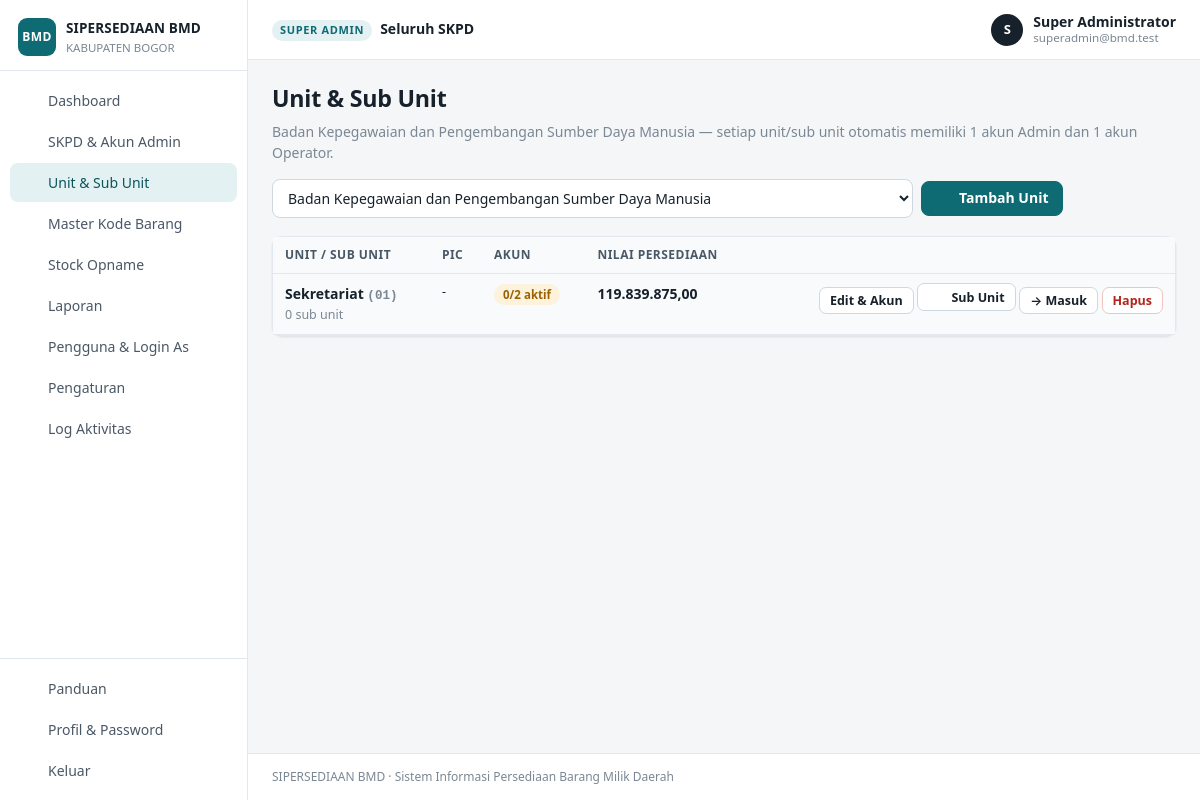
The page /index.php?page=unit (signed in) on the database its author committed.
### tables this page shows
CREATE TABLE users (
  id          INT UNSIGNED NOT NULL AUTO_INCREMENT PRIMARY KEY,
  nama        VARCHAR(150) NOT NULL,
  nip         VARCHAR(30)  NULL,
  email       VARCHAR(150) NULL,
  password    VARCHAR(255) NULL,
  role        ENUM('superadmin','admin_skpd','admin','operator') NOT NULL,
  skpd_id     INT UNSIGNED NULL,
  unit_id     INT UNSIGNED NULL,
  slot        TINYINT UNSIGNED NOT NULL DEFAULT 1,
  is_active   TINYINT(1) NOT NULL DEFAULT 0,
  last_login  DATETIME NULL,
  created_at  DATETIME NOT NULL DEFAULT CURRENT_TIMESTAMP,
  updated_at  DATETIME NULL ON UPDATE CURRENT_TIMESTAMP,
  UNIQUE KEY uk_email (email),
  KEY idx_skpd (skpd_id),
  KEY idx_unit (unit_id),
  CONSTRAINT fk_user_skpd FOREIGN KEY (skpd_id) REFERENCES skpd(id)       ON DELETE CASCADE,
  CONSTRAINT fk_user_unit FOREIGN KEY (unit_id) REFERENCES unit_kerja(id) ON DELETE CASCADE
);

CREATE TABLE skpd (
  id          INT UNSIGNED NOT NULL AUTO_INCREMENT PRIMARY KEY,
  kode        VARCHAR(30)  NULL,
  nama        VARCHAR(200) NOT NULL,
  lokasi      VARCHAR(255) NULL,
  pic         VARCHAR(150) NULL,
  email       VARCHAR(150) NULL,
  telp        VARCHAR(50)  NULL,
  created_at  DATETIME NOT NULL DEFAULT CURRENT_TIMESTAMP,
  updated_at  DATETIME NULL ON UPDATE CURRENT_TIMESTAMP
);

CREATE TABLE unit_kerja (
  id          INT UNSIGNED NOT NULL AUTO_INCREMENT PRIMARY KEY,
  skpd_id     INT UNSIGNED NOT NULL,
  parent_id   INT UNSIGNED NULL,
  level       ENUM('unit','subunit') NOT NULL,
  kode        VARCHAR(30)  NULL,
  nama        VARCHAR(200) NOT NULL,
  lokasi      VARCHAR(255) NULL,
  pic         VARCHAR(150) NULL,
  email       VARCHAR(150) NULL,
  telp        VARCHAR(50)  NULL,
  created_at  DATETIME NOT NULL DEFAULT CURRENT_TIMESTAMP,
  updated_at  DATETIME NULL ON UPDATE CURRENT_TIMESTAMP,
  KEY idx_skpd (skpd_id),
  KEY idx_parent (parent_id),
  CONSTRAINT fk_unit_skpd   FOREIGN KEY (skpd_id)   REFERENCES skpd(id)       ON DELETE CASCADE,
  CONSTRAINT fk_unit_parent FOREIGN KEY (parent_id) REFERENCES unit_kerja(id) ON DELETE CASCADE
);

### index.php (called while the page is built, shortened)
<?php
require_login();
$page = isset($_GET['page']) ? preg_replace('/[^a-z_]/', '', $_GET['page']) : 'dashboard';
require __DIR__ . '/pages/' . $page . '.php';

### core/helpers.php (called while the page is built, shortened)
<?php
function e($s)
{
    return htmlspecialchars((string)$s, ENT_QUOTES, 'UTF-8');
}
function url($page = 'dashboard', array $params = [])
{
    $params = array_merge(['page' => $page], $params);
    return 'index.php?' . http_build_query($params);
}
function input($key, $default = null)
{
    return $default;
}
function input_int($key, $default = 0)
{
    $v = input($key, null);
    return ($v === null || $v === '') ? $default : (int)$v;
}
function rupiah($n, $dec = 2)
{
    return number_format((float)$n, $dec, ',', '.');
}
function setting($key, $default = '')
{
    static $cache = null;
    if ($cache === null) {
        $cache = [];
        foreach (rows('SELECT kunci, nilai FROM pengaturan') as $r) $cache[$r['kunci']] = $r['nilai'];
    }
    return (isset($cache[$key]) && $cache[$key] !== '') ? $cache[$key] : $default;
}
function role_label($role, $unitLevel = null)
{
    switch ($role) {
        case 'superadmin': return 'Super Admin';
    }
    return $role;
}

### core/db.php (called while the page is built, shortened)
<?php
function db()
{
    static $conn = null;
    if ($conn === null) {
        try {
            $conn = new mysqli(DB_HOST, DB_USER, DB_PASS, DB_NAME, (int)DB_PORT);
            $conn->set_charset('utf8mb4');
            $conn->query("SET time_zone = '+07:00'");
        } catch (mysqli_sql_exception $e) {
            http_response_code(500);
            echo '<div style="font-family:sans-serif;max-width:640px;margin:60px auto;padding:24px;border:1px solid #f1c0c0;border-radius:8px;background:#fff7f7">'
                . '<h2 style="margin-top:0;color:#b42318">Koneksi database gagal</h2>'
                . '<p>Periksa pengaturan <code>DB_HOST</code>, <code>DB_USER</code>, <code>DB_PASS</code>, <code>DB_NAME</code> pada file <code>config.php</code> '
                . 'dan pastikan database sudah diimpor dari folder <code>database/</code>.</p>'
                . (APP_DEBUG ? '<pre style="white-space:pre-wrap">' . htmlspecialchars($e->getMessage()) . '</pre>' : '')
                . '</div>';
            exit;
        }
    }
    return $conn;
}
function q($sql, array $params = [])
{
    $stmt = db()->prepare($sql);
    if ($params) {
        $types = '';
        $vals = [];
        foreach ($params as $p) {
            if (is_int($p) || is_bool($p)) { $types .= 'i'; $vals[] = (int)$p; }
            elseif (is_float($p)) { $types .= 'd'; $vals[] = $p; }
            elseif ($p === null) { $types .= 's'; $vals[] = null; }
            else { $types .= 's'; $vals[] = (string)$p; }
        }
        $refs = [];
        foreach ($vals as $k => $v) { $refs[$k] = &$vals[$k]; }
        array_unshift($refs, $types);
        call_user_func_array([$stmt, 'bind_param'], $refs);
    }
    $stmt->execute();
    return $stmt;
}
function rows($sql, array $params = [])
{
    $stmt = q($sql, $params);
    $res = $stmt->get_result();
    $out = $res ? $res->fetch_all(MYSQLI_ASSOC) : [];
    return $out;
}
function row($sql, array $params = [])
{
    $r = rows($sql, $params);
    return $r ? $r[0] : null;
}
function val($sql, array $params = [])
{
    $r = row($sql, $params);
    return $r ? reset($r) : null;
}

### core/org.php (called while the page is built, shortened)
<?php
function can_manage_account(array $target, $u = null)
{
    $u = $u ?: user();
    if ($u['role'] === 'superadmin') return true;
    return false;
}

### pages/unit.php (the view, shortened to what this page needs)
<?php
$u = user();
if ($u['role'] === 'superadmin') {
    $skpdList = rows('SELECT id, nama FROM skpd ORDER BY nama');
    $sid = input_int('skpd', $skpdList ? (int)$skpdList[0]['id'] : 0);
} else {
    $sid = (int)$u['skpd_id'];
}
$skpd = row('SELECT * FROM skpd WHERE id=?', [$sid]);
$units = $skpd ? rows("SELECT uk.*,
            (SELECT COUNT(*) FROM users WHERE unit_id=uk.id AND is_active=1 AND email IS NOT NULL) n_aktif,
            (SELECT COUNT(*) FROM users WHERE unit_id=uk.id) n_akun,
            (SELECT COALESCE(SUM(nilai),0) FROM barang WHERE unit_id=uk.id) nilai
          FROM unit_kerja uk WHERE uk.skpd_id=? ORDER BY uk.nama", [$sid]) : [];
$tree = [];
foreach ($units as $x) if ($x['level'] === 'unit') $tree[$x['id']] = ['u' => $x, 'subs' => []];
include BASE_PATH . '/views/header.php';
function akun_badge($x)
{
    $n = (int)$x['n_aktif'];
    $t = (int)$x['n_akun'];
    return $n >= $t && $t > 0 ? '<span class="badge badge-green">' . $n . '/' . $t . ' aktif</span>' : '<span class="badge badge-amber">' . $n . '/' . $t . ' aktif</span>';
}
?>
<div class="page-head">
  <div>
    <h1>Unit &amp; Sub Unit</h1>
    <p><?= $skpd ? e($skpd['nama']) : 'Pilih SKPD' ?> — setiap unit/sub unit otomatis memiliki 1 akun Admin dan 1 akun Operator.</p>
  </div>
  <div class="actions">
    <?php if ($u['role'] === 'superadmin'): ?>
      <form method="get" class="filters"><input type="hidden" name="page" value="unit">
        <div class="field" style="min-width:320px"><select name="skpd" data-autosubmit>
          <?php foreach ($skpdList as $x): ?><option value="<?= (int)$x['id'] ?>" <?= $x['id'] == $sid ? 'selected' : '' ?>><?= e($x['nama']) ?></option><?php endforeach; ?>
        </select></div></form>
    <?php endif; ?>
    <?php if ($skpd): ?><a class="btn" href="<?= e(url('unit_form', ['skpd' => $sid])) ?>"><?= icon('plus') ?> Tambah Unit</a><?php endif; ?>
  </div>
</div>
<div class="card">
  <div class="card-body tight table-wrap">
    <table class="tbl">
      <thead><tr><th>Unit / Sub Unit</th><th>PIC</th><th>Akun</th><th class="num">Nilai Persediaan</th><th></th></tr></thead>
      <tbody>
      <?php foreach ($tree as $node): $x = $node['u']; ?>
        <tr class="row-group">
          <td><?= e($x['nama']) ?> <?php if ($x['kode']): ?><span class="muted mono">(<?= e($x['kode']) ?>)</span><?php endif; ?><div class="small muted" style="font-weight:400"><?= count($node['subs']) ?> sub unit<?= $x['lokasi'] ? ' · ' . e($x['lokasi']) : '' ?></div></td>
          <td class="small" style="font-weight:400"><?= e($x['pic'] ?: '-') ?></td>
          <td><?= akun_badge($x) ?></td>
          <td class="num"><?= rupiah($x['nilai']) ?></td>
          <td class="act">
            <a class="btn btn-light btn-sm" href="<?= e(url('unit_form', ['id' => $x['id']])) ?>">Edit &amp; Akun</a>
            <a class="btn btn-light btn-sm" href="<?= e(url('unit_form', ['parent' => $x['id']])) ?>"><?= icon('plus') ?> Sub Unit</a>
            <?= login_as_btn((int)val("SELECT id FROM users WHERE unit_id=? AND role='admin' LIMIT 1", [(int)$x['id']]), 'Masuk') ?>
            <form method="post" class="inline-form" data-confirm="Hapus unit ini beserta seluruh sub unit & akunnya?"><?= csrf_field() ?>
              <input type="hidden" name="aksi" value="hapus"><input type="hidden" name="id" value="<?= (int)$x['id'] ?>"><button class="btn btn-danger btn-sm">Hapus</button></form>
          </td>
        </tr>
      <?php endforeach; ?>
      </tbody>
    </table>
  </div>
</div>
<?php include BASE_PATH . '/views/footer.php'; ?>

### views/header.php (shortened to what this page needs)
<?php
$u = user();
$curPage = $_GET['page'] ?? 'dashboard';
function icon($n)
{
    return '<svg class="ic" viewBox="0 0 24 24" fill="none" stroke="currentColor" stroke-width="1.8" stroke-linecap="round" stroke-linejoin="round" aria-hidden="true">' . ($p[$n] ?? '') . '</svg>';
}
$menu = [];
$menu[] = ['dashboard', 'Dashboard', 'home'];
if ($u['role'] === 'superadmin') {
    $menu[] = ['skpd', 'SKPD & Akun Admin', 'building'];
    $menu[] = ['unit', 'Unit & Sub Unit', 'tree'];
    $menu[] = ['kode', 'Master Kode Barang', 'code'];
    $menu[] = ['stock_opname', 'Stock Opname', 'lock'];
    $menu[] = ['laporan', 'Laporan', 'report'];
    $menu[] = ['pengguna', 'Pengguna & Login As', 'users'];
    $menu[] = ['pengaturan', 'Pengaturan', 'gear'];
    $menu[] = ['log', 'Log Aktivitas', 'list'];
} elseif ($u['role'] === 'admin_skpd') {
    $menu[] = ['unit', 'Unit & Sub Unit', 'tree'];
    $menu[] = ['stock_opname', 'Stock Opname', 'lock'];
    $menu[] = ['laporan', 'Laporan', 'report'];
}
$activeMap = ['skpd_form' => 'skpd', 'unit_form' => 'unit', 'akun' => ($u['role'] === 'superadmin' ? 'skpd' : 'unit'), 'kartu' => 'stok', 'transaksi_detail' => 'transaksi', 'kode_import' => 'kode'];
$active = $activeMap[$curPage] ?? $curPage;
$scopeLabel = $u['role'] === 'superadmin' ? 'Seluruh SKPD' : ($u['role'] === 'admin_skpd' ? $u['skpd_nama'] : $u['unit_nama']);
?><!doctype html>
<html lang="id">
<head>
<link rel="stylesheet" href="assets/app.css?v=3">
</head>
<body>
<div class="layout">
  <aside class="sidebar" id="sidebar">
    <div class="brand">
      <div class="brand-mark">BMD</div>
      <div>
        <div class="brand-name"><?= e(APP_NAME) ?></div>
        <div class="brand-sub"><?= e(setting('nama_pemda', 'Pemerintah Daerah')) ?></div>
      </div>
    </div>
    <nav class="nav">
      <?php foreach ($menu as $m): ?>
        <a href="<?= e(url($m[0])) ?>" class="<?= $active === $m[0] ? 'active' : '' ?>">
          <?= icon($m[2]) ?><span><?= e($m[1]) ?></span>
        </a>
      <?php endforeach; ?>
    </nav>
    <div class="nav nav-bottom">
      <a href="<?= e(url('panduan')) ?>" class="<?= $active === 'panduan' ? 'active' : '' ?>"><?= icon('help') ?><span>Panduan</span></a>
      <a href="<?= e(url('profil')) ?>" class="<?= $active === 'profil' ? 'active' : '' ?>"><?= icon('user') ?><span>Profil &amp; Password</span></a>
      <a href="logout.php"><?= icon('logout') ?><span>Keluar</span></a>
    </div>
  </aside>
  <div class="main">
    <header class="topbar">
      <div class="scope">
        <span class="scope-label"><?= e(role_label($u['role'], $u['unit_level'])) ?></span>
        <span class="scope-name"><?= e($scopeLabel) ?></span>
      </div>
      <div class="who">
        <div class="avatar"><?= e(mb_strtoupper(mb_substr($u['nama'], 0, 1))) ?></div>
        <div class="who-text"><b><?= e($u['nama']) ?></b><small><?= e($u['email']) ?></small></div>
      </div>
    </header>
    <main class="content">

### rows shown on the page
users: role "Seluruh SKPD", nama "S", nama "Super Administrator", email "superadmin@bmd.test"
skpd: nama "Badan Kepegawaian dan Pengembangan Sumber Daya Manusia"
unit_kerja: nama "Sekretariat", kode "01", pic "-"

### other values the page prints
APP_NAME "SIPERSEDIAAN BMD"
setting('nama_pemda', 'Pemerintah Daerah') "KABUPATEN BOGOR"
$m[1] "Dashboard"
$m[1] "SKPD & Akun Admin"
$m[1] "Unit & Sub Unit"
$m[1] "Master Kode Barang"
$m[1] "Stock Opname"
$m[1] "Laporan"
$m[1] "Pengguna & Login As"
$m[1] "Pengaturan"
$m[1] "Log Aktivitas"
role_label($u['role'], $u['unit_level']) "SUPER ADMIN"
count($node['subs']) "0"
$n "0"
$t "2"
